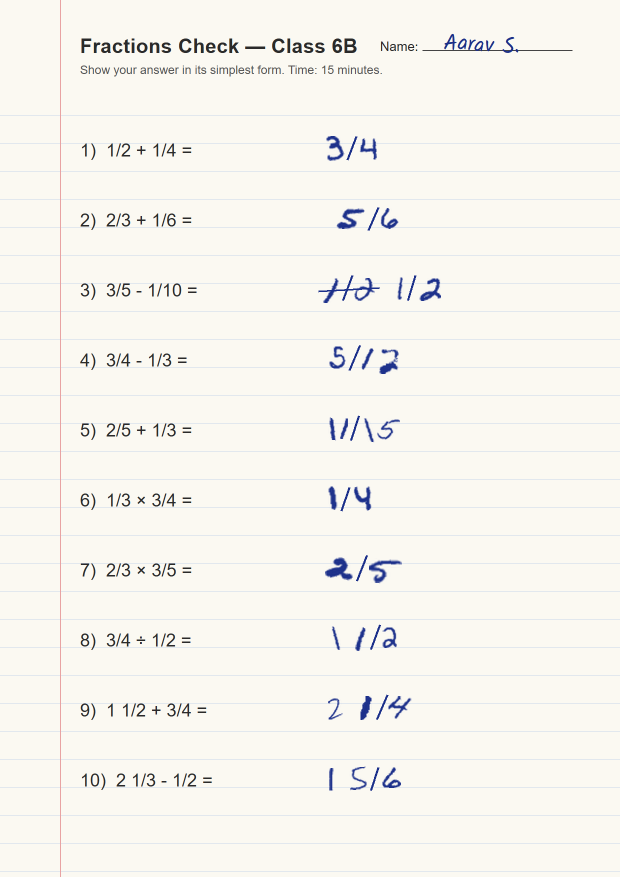
#> input picture tools/samples/out/mnist-raw/s01.png, 1240 x 1754 px, given as the content of the folder out/mnist-raw/s01.png, which was not available (shown at 1/2 size)
$ python photo.py out/mnist-raw/s01.png out/mnist-raw/s02.png
#> lines starting #> are read from the running program, lines starting #| are printed output that depends on the picture
"""Turn rendered worksheets (out/raw/*.png) into phone-photo-like JPEGs (public/samples/*.jpg).

Adds a desk background, a slight rotation and perspective, uneven lighting, sensor noise
and mild blur, then saves a 1100 px wide JPEG. Deterministic per file name.
Usage: uv run --with pillow python tools/samples/photo.py [raw-dir] [out-dir]
"""
import random
from pathlib import Path
from PIL import Image, ImageDraw, ImageFilter, ImageEnhance

HERE = Path(__file__).resolve().parent
import sys as _sys
RAW = Path(_sys.argv[1]) if len(_sys.argv) > 1 else HERE / "out" / "raw"
OUT = Path(_sys.argv[2]) if len(_sys.argv) > 2 else HERE.parent.parent / "public" / "samples"
OUT.mkdir(parents=True, exist_ok=True)


def find_coeffs(src, dst):
    import numpy as np  # noqa: F401  (only used if available)


def perspective(img, rng):
    w, h = img.size
    d = lambda: rng.uniform(-0.018, 0.018)
    # destination corners jittered; PIL wants coefficients mapping output->input
    src = [(0, 0), (w, 0), (w, h), (0, h)]
    dst = [(w * d(), h * d()), (w * (1 + d()), h * d()), (w * (1 + d()), h * (1 + d())), (w * d(), h * (1 + d()))]
    # solve 8 coefficients with a small Gaussian elimination (no numpy needed)
    A, B = [], []
    for (x, y), (u, v) in zip(dst, src):
        A.append([x, y, 1, 0, 0, 0, -u * x, -u * y]); B.append(u)
        A.append([0, 0, 0, x, y, 1, -v * x, -v * y]); B.append(v)
    n = 8
    M = [row[:] + [b] for row, b in zip(A, B)]
    for i in range(n):
        p = max(range(i, n), key=lambda r: abs(M[r][i]))
        M[i], M[p] = M[p], M[i]
        for r in range(n):
            if r != i:
                f = M[r][i] / M[i][i]
                M[r] = [a - f * b for a, b in zip(M[r], M[i])]
    coeffs = [M[i][n] / M[i][i] for i in range(n)]
    return img.transform((w, h), Image.PERSPECTIVE, coeffs, Image.BICUBIC, fillcolor=(0, 0, 0, 0))


def process(path: Path):
    rng = random.Random(path.stem)
    page = Image.open(path).convert("RGBA")
    W, H = 1400, 1900
    desk = Image.new("RGBA", (W, H), (int(rng.uniform(95, 140)), int(rng.uniform(80, 110)), int(rng.uniform(60, 85)), 255))
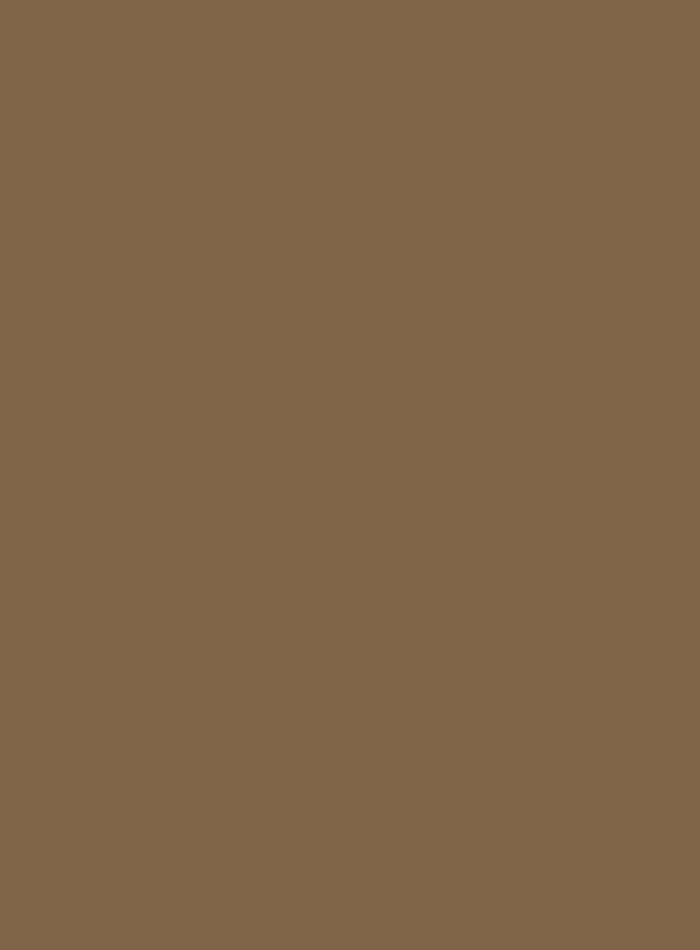
#> desk: PIL image 1400x1900 RGBA (shown at 1/2 size); mean R, G, B, A 127, 100, 71, 255
    dd = ImageDraw.Draw(desk)
    for _ in range(1400):  # wood-ish streaks
        y = rng.uniform(0, H)
        c = rng.randint(-14, 14)
        base = desk.getpixel((0, 0))
        dd.line([(0, y), (W, y + rng.uniform(-30, 30))], fill=(base[0] + c, base[1] + c, base[2] + c, 255), width=1)
    page = perspective(page, rng).rotate(rng.uniform(-2.6, 2.6), resample=Image.BICUBIC, expand=True)
#> page: PIL image 1246x1758 RGBA
    shadow = Image.new("RGBA", page.size, (0, 0, 0, 0))
#> shadow: PIL image 1246x1758 RGBA; every value is 0
    shadow.paste((0, 0, 0, 110), mask=page.split()[3])
    shadow = shadow.filter(ImageFilter.GaussianBlur(14))
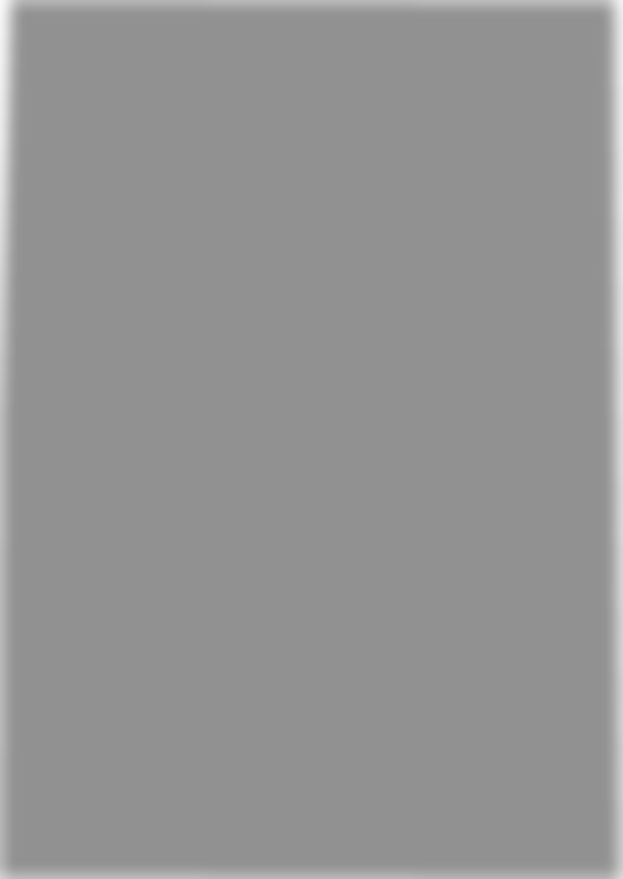
#> shadow: PIL image 1246x1758 RGBA (shown at 1/2 size); mean R, G, B, A 0, 0, 0, 107.5; transparent parts drawn white
    ox, oy = (W - page.width) // 2 + rng.randint(-25, 25), (H - page.height) // 2 + rng.randint(-25, 25)
#> ox = 66; oy = 81
    desk.alpha_composite(shadow, (ox + 10, oy + 14))
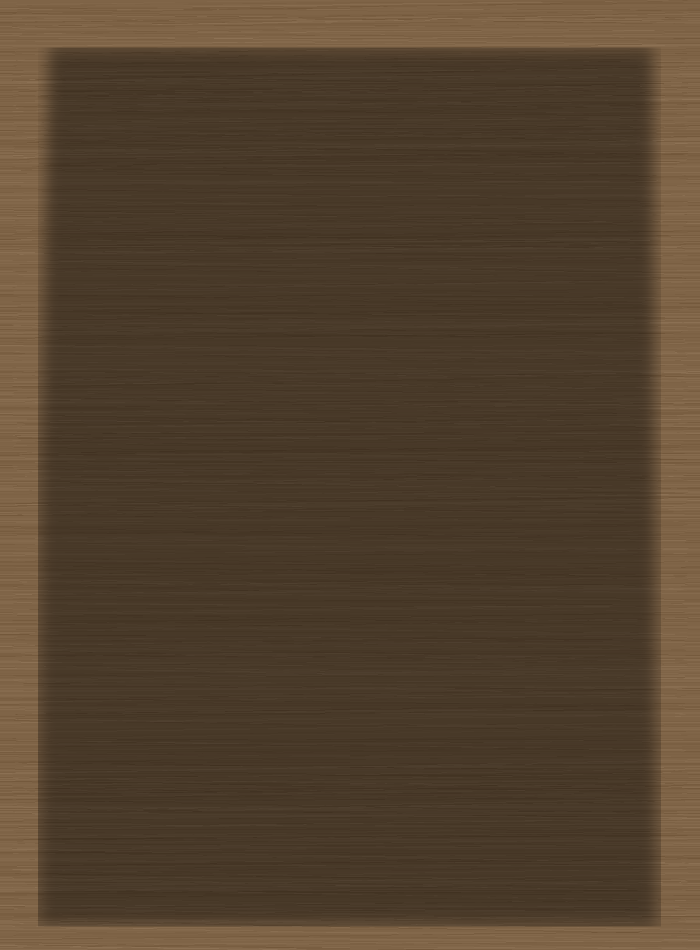
#> desk: PIL image 1400x1900 RGBA (shown at 1/2 size); mean R, G, B, A 82.8, 65.3, 46.2, 255
    desk.alpha_composite(page, (ox, oy))
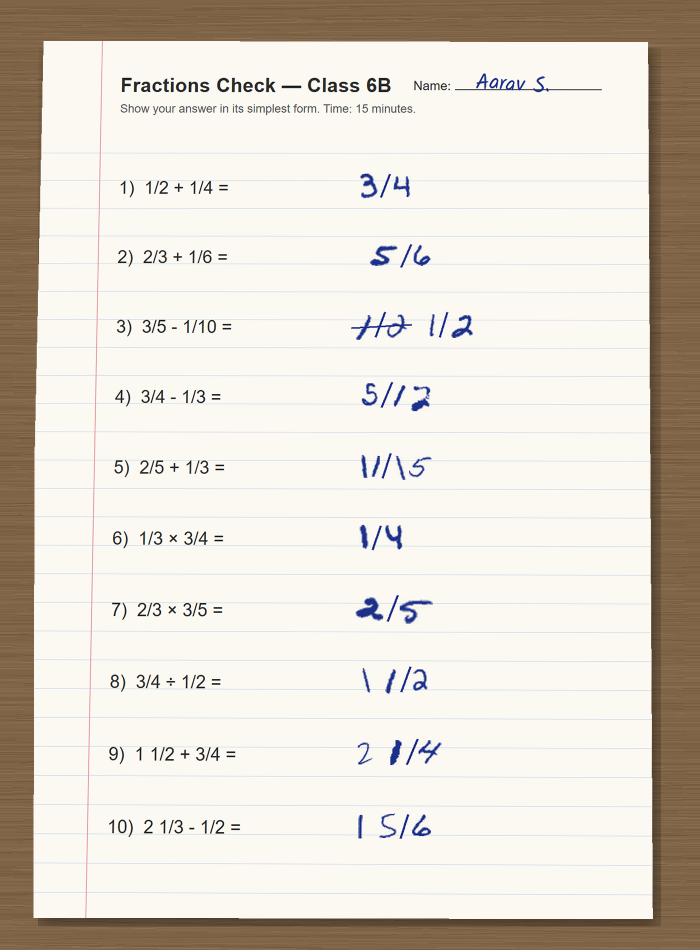
#> desk: PIL image 1400x1900 RGBA (shown at 1/2 size); mean R, G, B, A 222.7, 216.4, 206.5, 255
    img = desk.convert("RGB")
    # uneven lighting: radial-ish gradient
    light = Image.new("L", (W, H), 0)
#> light: PIL image 1400x1900 L; every value is 0
    ld = ImageDraw.Draw(light)
    cx, cy = rng.uniform(0.2, 0.8) * W, rng.uniform(0.1, 0.5) * H
#> cx = 466; cy = 355.7
    for r in range(0, 1800, 30):
        ld.ellipse([cx - r, cy - r, cx + r, cy + r], outline=int(min(255, r / 1800 * 120)), width=30)
    light = light.filter(ImageFilter.GaussianBlur(60))
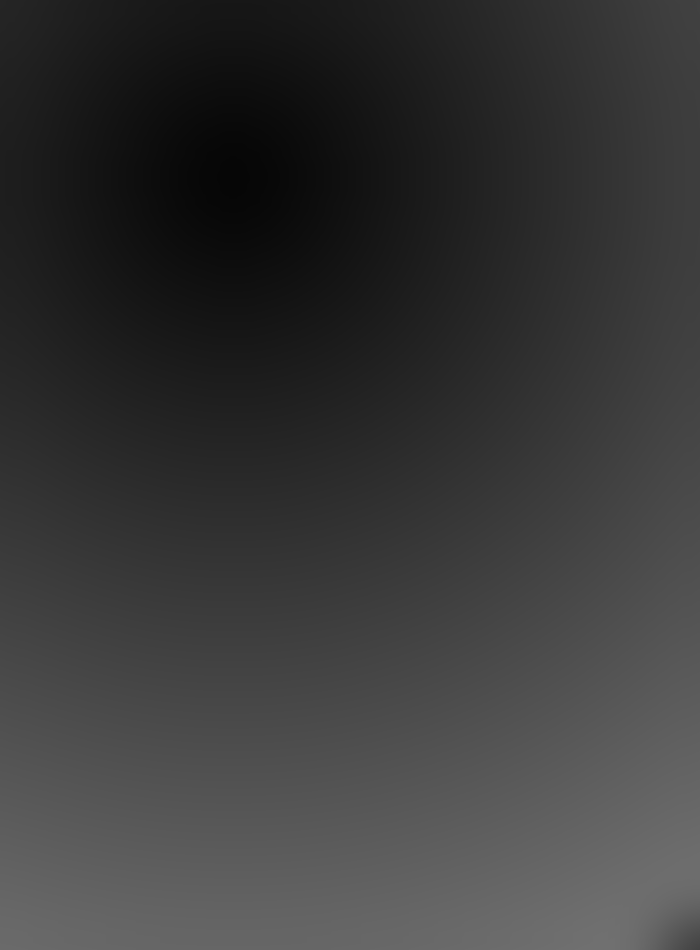
#> light: PIL image 1400x1900 L (shown at 1/2 size); min 6, max 112, mean 56.4
    dark = ImageEnhance.Brightness(img).enhance(0.72)
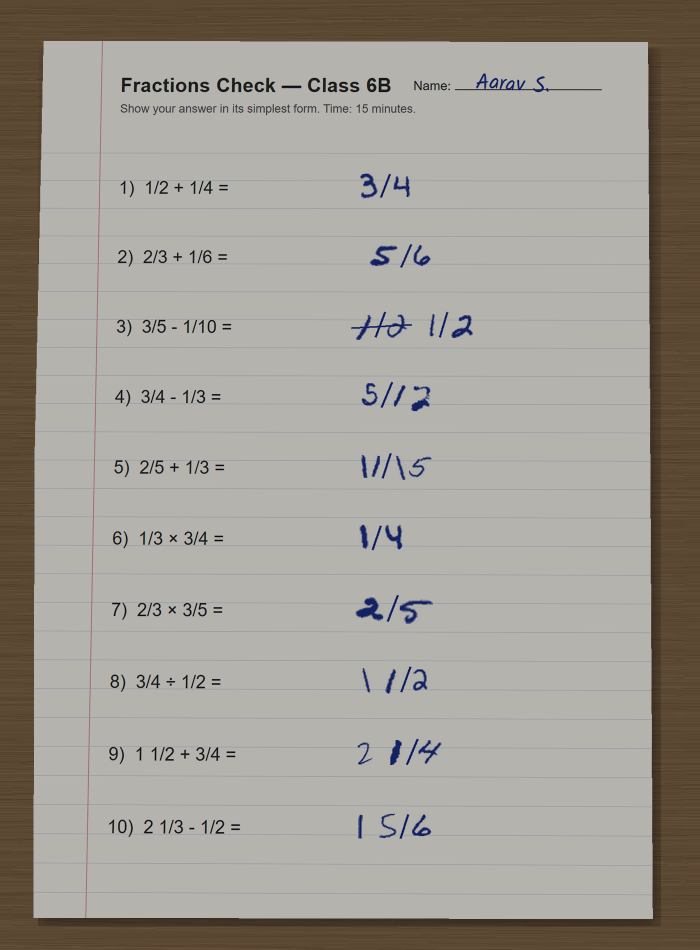
#> dark: PIL image 1400x1900 RGB (shown at 1/2 size); mean R, G, B 159.7, 155.5, 148.4
    img = Image.composite(dark, img, light)
    img = ImageEnhance.Color(img).enhance(rng.uniform(0.9, 1.1))
    # noise + blur
    noise = Image.effect_noise((W, H), rng.uniform(10, 18)).convert("RGB")
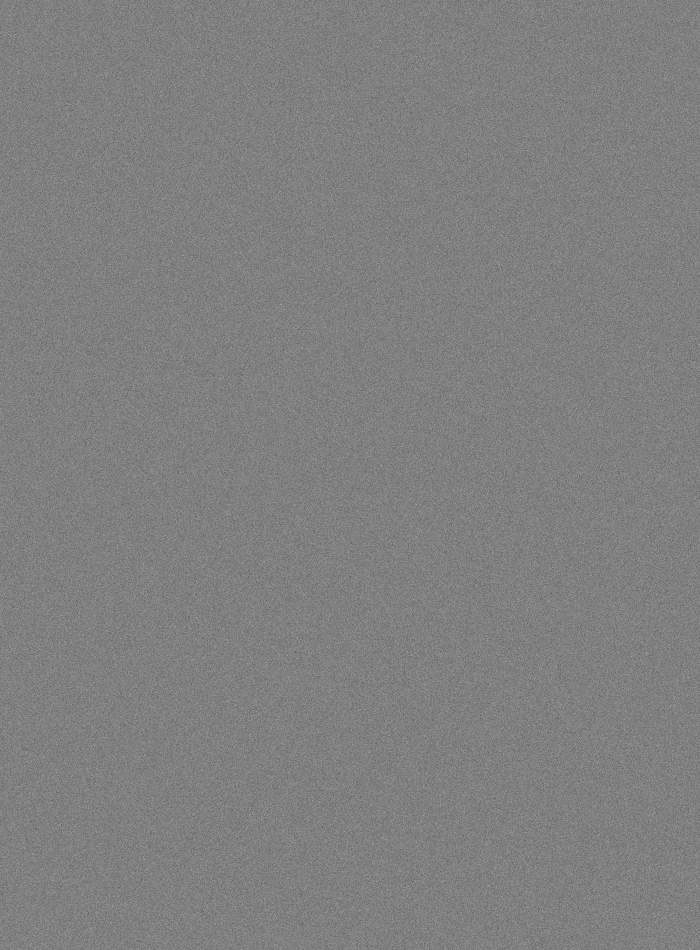
#> noise: PIL image 1400x1900 RGB (shown at 1/2 size); min 43, max 202, mean 127.5
    img = Image.blend(img, noise, 0.05)
    img = img.filter(ImageFilter.GaussianBlur(rng.uniform(0.5, 0.9)))
    img = img.resize((1100, int(1100 * H / W)), Image.LANCZOS)
#> img: PIL image 1100x1492 RGB
    img.save(OUT / f"{path.stem}.jpg", "JPEG", quality=82, optimize=True)


if __name__ == "__main__":
    files = sorted(RAW.glob("*.png"))
    for f in files:
        process(f)
    print(f"wrote {len(files)} photos to {OUT}")

$ run again, on tools/samples/out/mnist2-raw/n01.png
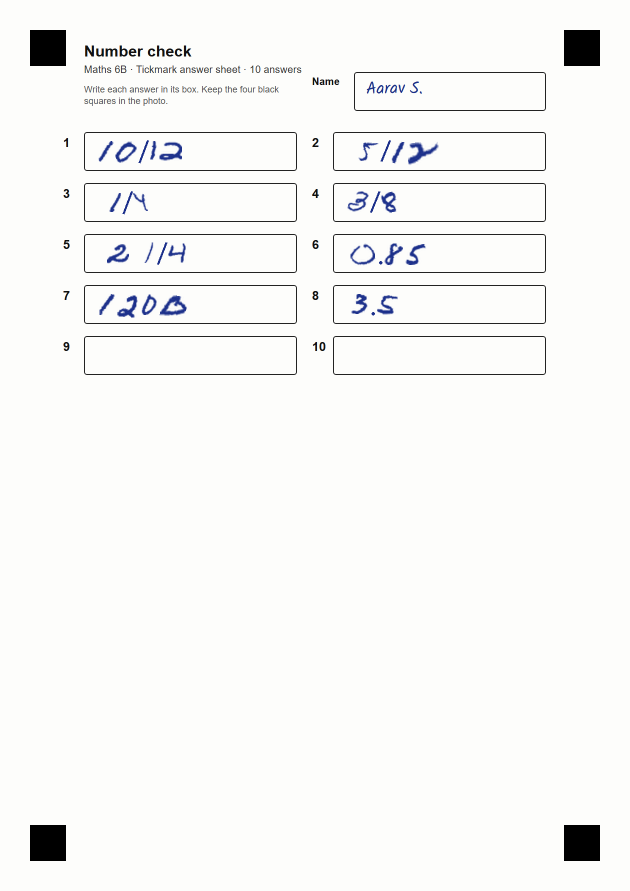
#> input picture tools/samples/out/mnist2-raw/n01.png, 1260 x 1782 px, given as the content of the folder out/mnist2-raw/n01.png, which was not available (shown at 1/2 size)
#> in process, `shadow = shadow.filter(ImageFilter.GaussianBlur(14))`:
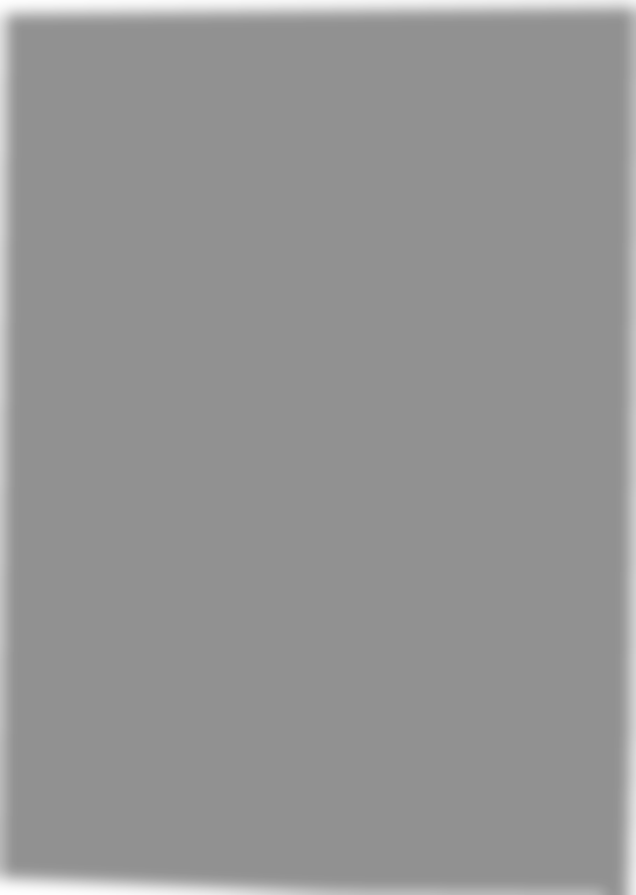
#> shadow: PIL image 1272x1790 RGBA (shown at 1/2 size); mean R, G, B, A 0, 0, 0, 106.5; transparent parts drawn white
#> ox = 86; oy = 79
#> cx = 636; cy = 849.8
#> in process, `img = Image.blend(img, noise, 0.05)`:
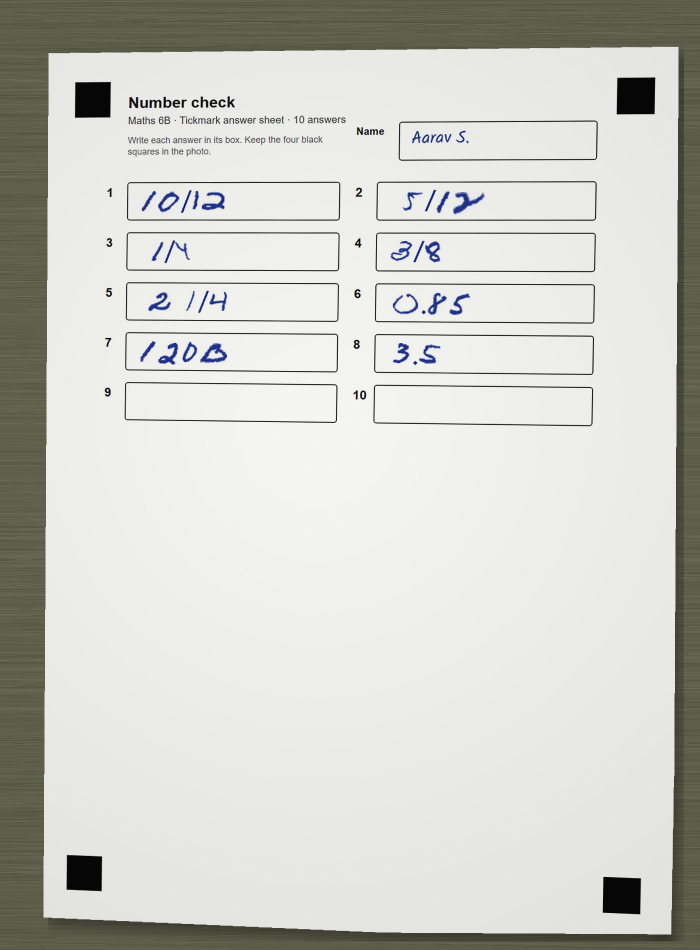
#> img: PIL image 1400x1900 RGB (shown at 1/2 size); mean R, G, B 206.1, 206.3, 201.3
